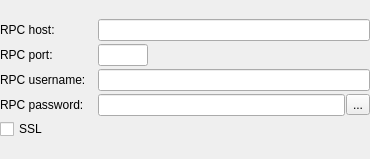
<?xml version="1.0" encoding="UTF-8"?>
<ui version="4.0">
 <class>RpcConnection</class>
 <widget class="QWidget" name="RpcConnection">
  <property name="geometry">
   <rect>
    <x>0</x>
    <y>0</y>
    <width>370</width>
    <height>159</height>
   </rect>
  </property>
  <property name="windowTitle">
   <string>Form</string>
  </property>
  <layout class="QVBoxLayout" name="verticalLayout">
   <property name="spacing">
    <number>3</number>
   </property>
   <property name="leftMargin">
    <number>0</number>
   </property>
   <property name="topMargin">
    <number>0</number>
   </property>
   <property name="rightMargin">
    <number>0</number>
   </property>
   <property name="bottomMargin">
    <number>0</number>
   </property>
   <item>
    <layout class="QGridLayout" name="gridLayout">
     <property name="horizontalSpacing">
      <number>12</number>
     </property>
     <item row="2" column="1">
      <widget class="QLineEdit" name="edtRpcUsername"/>
     </item>
     <item row="4" column="0" colspan="2">
      <widget class="QCheckBox" name="chbRpcSSL">
       <property name="text">
        <string>SSL</string>
       </property>
      </widget>
     </item>
     <item row="3" column="1">
      <layout class="QHBoxLayout" name="horizontalLayout_5">
       <property name="spacing">
        <number>1</number>
       </property>
       <item>
        <widget class="QLineEdit" name="edtRpcPassword">
         <property name="echoMode">
          <enum>QLineEdit::Password</enum>
         </property>
        </widget>
       </item>
       <item>
        <widget class="QToolButton" name="btnShowPassword">
         <property name="toolTip">
          <string>Show password</string>
         </property>
         <property name="text">
          <string>...</string>
         </property>
        </widget>
       </item>
      </layout>
     </item>
     <item row="2" column="0">
      <widget class="QLabel" name="lblRpcUsername">
       <property name="text">
        <string>RPC username:</string>
       </property>
       <property name="alignment">
        <set>Qt::AlignLeading|Qt::AlignLeft|Qt::AlignVCenter</set>
       </property>
      </widget>
     </item>
     <item row="0" column="0">
      <widget class="QLabel" name="lblRpcHost">
       <property name="text">
        <string>RPC host:</string>
       </property>
       <property name="alignment">
        <set>Qt::AlignLeading|Qt::AlignLeft|Qt::AlignVCenter</set>
       </property>
      </widget>
     </item>
     <item row="0" column="1">
      <layout class="QHBoxLayout" name="horizontalLayout">
       <property name="sizeConstraint">
        <enum>QLayout::SetFixedSize</enum>
       </property>
       <item>
        <widget class="QLineEdit" name="edtRpcHost"/>
       </item>
      </layout>
     </item>
     <item row="3" column="0">
      <widget class="QLabel" name="lblRpcPassword">
       <property name="text">
        <string>RPC password:</string>
       </property>
       <property name="alignment">
        <set>Qt::AlignLeading|Qt::AlignLeft|Qt::AlignVCenter</set>
       </property>
      </widget>
     </item>
     <item row="1" column="0">
      <widget class="QLabel" name="lblRpcPort">
       <property name="text">
        <string>RPC port:</string>
       </property>
      </widget>
     </item>
     <item row="1" column="1">
      <widget class="QLineEdit" name="edtRpcPort">
       <property name="sizePolicy">
        <sizepolicy hsizetype="Fixed" vsizetype="Fixed">
         <horstretch>0</horstretch>
         <verstretch>0</verstretch>
        </sizepolicy>
       </property>
       <property name="maximumSize">
        <size>
         <width>50</width>
         <height>16777215</height>
        </size>
       </property>
      </widget>
     </item>
    </layout>
   </item>
  </layout>
 </widget>
 <resources/>
 <connections/>
</ui>
